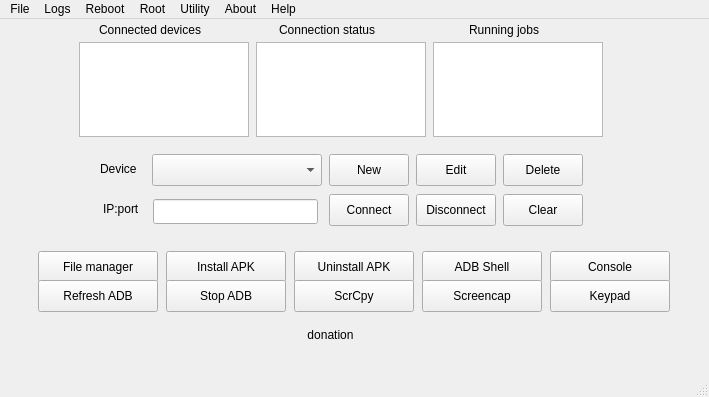
<?xml version="1.0" encoding="UTF-8"?>
<ui version="4.0">
 <class>MainWindow</class>
 <widget class="QMainWindow" name="MainWindow">
  <property name="geometry">
   <rect>
    <x>0</x>
    <y>0</y>
    <width>709</width>
    <height>397</height>
   </rect>
  </property>
  <property name="sizePolicy">
   <sizepolicy hsizetype="Preferred" vsizetype="Preferred">
    <horstretch>0</horstretch>
    <verstretch>0</verstretch>
   </sizepolicy>
  </property>
  <property name="windowTitle">
   <string>adbLink2</string>
  </property>
  <property name="styleSheet">
   <string notr="true"/>
  </property>
  <widget class="QWidget" name="centralWidget">
   <widget class="QLabel" name="server_running">
    <property name="geometry">
     <rect>
      <x>210</x>
      <y>440</y>
      <width>51</width>
      <height>20</height>
     </rect>
    </property>
    <property name="text">
     <string>server</string>
    </property>
   </widget>
   <widget class="QPushButton" name="donate">
    <property name="geometry">
     <rect>
      <x>180</x>
      <y>300</y>
      <width>301</width>
      <height>31</height>
     </rect>
    </property>
    <property name="focusPolicy">
     <enum>Qt::NoFocus</enum>
    </property>
    <property name="text">
     <string>donation</string>
    </property>
    <property name="iconSize">
     <size>
      <width>247</width>
      <height>26</height>
     </size>
    </property>
    <property name="flat">
     <bool>true</bool>
    </property>
   </widget>
   <widget class="QLabel" name="label_6">
    <property name="geometry">
     <rect>
      <x>279</x>
      <y>3</y>
      <width>111</width>
      <height>16</height>
     </rect>
    </property>
    <property name="text">
     <string>Connection status</string>
    </property>
   </widget>
   <widget class="QLabel" name="label_4">
    <property name="geometry">
     <rect>
      <x>99</x>
      <y>3</y>
      <width>117</width>
      <height>16</height>
     </rect>
    </property>
    <property name="text">
     <string>Connected devices</string>
    </property>
   </widget>
   <widget class="QLabel" name="label_7">
    <property name="geometry">
     <rect>
      <x>469</x>
      <y>3</y>
      <width>79</width>
      <height>16</height>
     </rect>
    </property>
    <property name="text">
     <string>Running jobs</string>
    </property>
   </widget>
   <widget class="QListWidget" name="listDevicesStatus">
    <property name="geometry">
     <rect>
      <x>256</x>
      <y>23</y>
      <width>170</width>
      <height>95</height>
     </rect>
    </property>
    <property name="minimumSize">
     <size>
      <width>170</width>
      <height>95</height>
     </size>
    </property>
    <property name="maximumSize">
     <size>
      <width>170</width>
      <height>95</height>
     </size>
    </property>
    <property name="focusPolicy">
     <enum>Qt::NoFocus</enum>
    </property>
    <property name="selectionMode">
     <enum>QAbstractItemView::NoSelection</enum>
    </property>
   </widget>
   <widget class="QListWidget" name="listRunningJobs">
    <property name="geometry">
     <rect>
      <x>433</x>
      <y>23</y>
      <width>170</width>
      <height>95</height>
     </rect>
    </property>
    <property name="minimumSize">
     <size>
      <width>170</width>
      <height>95</height>
     </size>
    </property>
    <property name="maximumSize">
     <size>
      <width>170</width>
      <height>95</height>
     </size>
    </property>
    <property name="focusPolicy">
     <enum>Qt::NoFocus</enum>
    </property>
    <property name="selectionMode">
     <enum>QAbstractItemView::NoSelection</enum>
    </property>
   </widget>
   <widget class="QListWidget" name="listDevices">
    <property name="geometry">
     <rect>
      <x>79</x>
      <y>23</y>
      <width>170</width>
      <height>95</height>
     </rect>
    </property>
    <property name="minimumSize">
     <size>
      <width>170</width>
      <height>95</height>
     </size>
    </property>
    <property name="maximumSize">
     <size>
      <width>170</width>
      <height>95</height>
     </size>
    </property>
    <property name="toolTip">
     <string>&lt;html&gt;&lt;head/&gt;&lt;body&gt;&lt;p&gt;Double-click device ID to start the file manager&lt;/p&gt;&lt;/body&gt;&lt;/html&gt;</string>
    </property>
    <property name="selectionMode">
     <enum>QAbstractItemView::SingleSelection</enum>
    </property>
    <property name="currentRow">
     <number>-1</number>
    </property>
   </widget>
   <widget class="QProgressBar" name="progressBar">
    <property name="enabled">
     <bool>true</bool>
    </property>
    <property name="geometry">
     <rect>
      <x>300</x>
      <y>500</y>
      <width>118</width>
      <height>16</height>
     </rect>
    </property>
    <property name="value">
     <number>25</number>
    </property>
    <property name="textVisible">
     <bool>false</bool>
    </property>
   </widget>
   <widget class="QPushButton" name="scrcpyOpen">
    <property name="geometry">
     <rect>
      <x>20</x>
      <y>490</y>
      <width>120</width>
      <height>32</height>
     </rect>
    </property>
    <property name="minimumSize">
     <size>
      <width>120</width>
      <height>32</height>
     </size>
    </property>
    <property name="maximumSize">
     <size>
      <width>120</width>
      <height>32</height>
     </size>
    </property>
    <property name="focusPolicy">
     <enum>Qt::NoFocus</enum>
    </property>
    <property name="toolTip">
     <string>&lt;html&gt;&lt;head/&gt;&lt;body&gt;&lt;p&gt;Open ScrCpy.  Shortcut: Ctrl-R&lt;/p&gt;&lt;/body&gt;&lt;/html&gt;</string>
    </property>
    <property name="text">
     <string>ScrCpy</string>
    </property>
   </widget>
   <widget class="QPushButton" name="pushButton">
    <property name="geometry">
     <rect>
      <x>160</x>
      <y>490</y>
      <width>93</width>
      <height>29</height>
     </rect>
    </property>
    <property name="text">
     <string>PushButton</string>
    </property>
   </widget>
   <widget class="QPushButton" name="backupButton">
    <property name="geometry">
     <rect>
      <x>0</x>
      <y>620</y>
      <width>120</width>
      <height>32</height>
     </rect>
    </property>
    <property name="minimumSize">
     <size>
      <width>120</width>
      <height>32</height>
     </size>
    </property>
    <property name="maximumSize">
     <size>
      <width>120</width>
      <height>32</height>
     </size>
    </property>
    <property name="focusPolicy">
     <enum>Qt::NoFocus</enum>
    </property>
    <property name="toolTip">
     <string>&lt;html&gt;&lt;head/&gt;&lt;body&gt;&lt;p&gt;Backup Kodi's data files. Shortcut: Ctrl-J&lt;/p&gt;&lt;/body&gt;&lt;/html&gt;</string>
    </property>
    <property name="text">
     <string>Backup</string>
    </property>
   </widget>
   <widget class="QPushButton" name="splashButton">
    <property name="geometry">
     <rect>
      <x>10</x>
      <y>590</y>
      <width>120</width>
      <height>32</height>
     </rect>
    </property>
    <property name="minimumSize">
     <size>
      <width>120</width>
      <height>32</height>
     </size>
    </property>
    <property name="maximumSize">
     <size>
      <width>120</width>
      <height>32</height>
     </size>
    </property>
    <property name="focusPolicy">
     <enum>Qt::NoFocus</enum>
    </property>
    <property name="toolTip">
     <string>&lt;html&gt;&lt;head/&gt;&lt;body&gt;&lt;p&gt;Give Kodi a custom splash screen. Shortcut: Ctrl-V&lt;/p&gt;&lt;/body&gt;&lt;/html&gt;</string>
    </property>
    <property name="text">
     <string>Splash Screen</string>
    </property>
   </widget>
   <widget class="QPushButton" name="mvdataButton">
    <property name="geometry">
     <rect>
      <x>310</x>
      <y>630</y>
      <width>120</width>
      <height>32</height>
     </rect>
    </property>
    <property name="minimumSize">
     <size>
      <width>120</width>
      <height>32</height>
     </size>
    </property>
    <property name="maximumSize">
     <size>
      <width>120</width>
      <height>32</height>
     </size>
    </property>
    <property name="focusPolicy">
     <enum>Qt::NoFocus</enum>
    </property>
    <property name="toolTip">
     <string>&lt;html&gt;&lt;head/&gt;&lt;body&gt;&lt;p&gt;Move Kodi data to/from external partition. Shortcut: Ctrl-N&lt;/p&gt;&lt;/body&gt;&lt;/html&gt;</string>
    </property>
    <property name="text">
     <string>Move Kodi Data</string>
    </property>
   </widget>
   <widget class="QPushButton" name="restoreButton">
    <property name="geometry">
     <rect>
      <x>150</x>
      <y>620</y>
      <width>120</width>
      <height>32</height>
     </rect>
    </property>
    <property name="minimumSize">
     <size>
      <width>120</width>
      <height>32</height>
     </size>
    </property>
    <property name="maximumSize">
     <size>
      <width>120</width>
      <height>32</height>
     </size>
    </property>
    <property name="focusPolicy">
     <enum>Qt::NoFocus</enum>
    </property>
    <property name="toolTip">
     <string>&lt;html&gt;&lt;head/&gt;&lt;body&gt;&lt;p&gt;Restore Kodi's data files. Shortcut: Ctrl-K&lt;/p&gt;&lt;/body&gt;&lt;/html&gt;</string>
    </property>
    <property name="text">
     <string>Restore</string>
    </property>
   </widget>
   <widget class="QPushButton" name="pushTimers">
    <property name="geometry">
     <rect>
      <x>300</x>
      <y>590</y>
      <width>98</width>
      <height>32</height>
     </rect>
    </property>
    <property name="toolTip">
     <string>Edit rimers for Sleep and Screensaver</string>
    </property>
    <property name="text">
     <string>Edit Timers</string>
    </property>
   </widget>
   <widget class="QPushButton" name="cacheButton">
    <property name="geometry">
     <rect>
      <x>160</x>
      <y>590</y>
      <width>120</width>
      <height>32</height>
     </rect>
    </property>
    <property name="minimumSize">
     <size>
      <width>120</width>
      <height>32</height>
     </size>
    </property>
    <property name="maximumSize">
     <size>
      <width>120</width>
      <height>32</height>
     </size>
    </property>
    <property name="focusPolicy">
     <enum>Qt::NoFocus</enum>
    </property>
    <property name="toolTip">
     <string>&lt;html&gt;&lt;head/&gt;&lt;body&gt;&lt;p&gt;Adjust Kodi's video cache settings. Shortcut: Ctrl-S&lt;/p&gt;&lt;/body&gt;&lt;/html&gt;</string>
    </property>
    <property name="text">
     <string>Edit Cache</string>
    </property>
   </widget>
   <widget class="QPushButton" name="editXML">
    <property name="geometry">
     <rect>
      <x>530</x>
      <y>490</y>
      <width>120</width>
      <height>32</height>
     </rect>
    </property>
    <property name="minimumSize">
     <size>
      <width>120</width>
      <height>32</height>
     </size>
    </property>
    <property name="maximumSize">
     <size>
      <width>120</width>
      <height>32</height>
     </size>
    </property>
    <property name="focusPolicy">
     <enum>Qt::NoFocus</enum>
    </property>
    <property name="toolTip">
     <string>&lt;html&gt;&lt;head/&gt;&lt;body&gt;&lt;p&gt;Give Kodi a custom splash screen. Shortcut: Ctrl-V&lt;/p&gt;&lt;/body&gt;&lt;/html&gt;</string>
    </property>
    <property name="text">
     <string>Edit XML</string>
    </property>
   </widget>
   <widget class="QPushButton" name="newRecord">
    <property name="geometry">
     <rect>
      <x>329</x>
      <y>135</y>
      <width>80</width>
      <height>32</height>
     </rect>
    </property>
    <property name="minimumSize">
     <size>
      <width>80</width>
      <height>32</height>
     </size>
    </property>
    <property name="maximumSize">
     <size>
      <width>80</width>
      <height>32</height>
     </size>
    </property>
    <property name="focusPolicy">
     <enum>Qt::NoFocus</enum>
    </property>
    <property name="toolTip">
     <string>&lt;html&gt;&lt;head/&gt;&lt;body&gt;&lt;p&gt;Create new device record. Shortcut: Ctrl-B&lt;/p&gt;&lt;/body&gt;&lt;/html&gt;</string>
    </property>
    <property name="text">
     <string>New</string>
    </property>
   </widget>
   <widget class="QPushButton" name="editRecord">
    <property name="geometry">
     <rect>
      <x>416</x>
      <y>135</y>
      <width>80</width>
      <height>32</height>
     </rect>
    </property>
    <property name="minimumSize">
     <size>
      <width>80</width>
      <height>32</height>
     </size>
    </property>
    <property name="maximumSize">
     <size>
      <width>80</width>
      <height>32</height>
     </size>
    </property>
    <property name="focusPolicy">
     <enum>Qt::NoFocus</enum>
    </property>
    <property name="toolTip">
     <string>&lt;html&gt;&lt;head/&gt;&lt;body&gt;&lt;p&gt;Edit device record. Shortcut: Ctrl-C&lt;/p&gt;&lt;/body&gt;&lt;/html&gt;</string>
    </property>
    <property name="text">
     <string>Edit</string>
    </property>
   </widget>
   <widget class="QPushButton" name="delRecord">
    <property name="geometry">
     <rect>
      <x>503</x>
      <y>135</y>
      <width>80</width>
      <height>32</height>
     </rect>
    </property>
    <property name="minimumSize">
     <size>
      <width>80</width>
      <height>32</height>
     </size>
    </property>
    <property name="maximumSize">
     <size>
      <width>80</width>
      <height>32</height>
     </size>
    </property>
    <property name="focusPolicy">
     <enum>Qt::NoFocus</enum>
    </property>
    <property name="toolTip">
     <string>&lt;html&gt;&lt;head/&gt;&lt;body&gt;&lt;p&gt;Delete device record. Shortcut: Ctrl-D&lt;/p&gt;&lt;/body&gt;&lt;/html&gt;</string>
    </property>
    <property name="text">
     <string>Delete</string>
    </property>
   </widget>
   <widget class="QPushButton" name="connButton">
    <property name="geometry">
     <rect>
      <x>329</x>
      <y>175</y>
      <width>80</width>
      <height>32</height>
     </rect>
    </property>
    <property name="minimumSize">
     <size>
      <width>80</width>
      <height>32</height>
     </size>
    </property>
    <property name="maximumSize">
     <size>
      <width>80</width>
      <height>32</height>
     </size>
    </property>
    <property name="focusPolicy">
     <enum>Qt::NoFocus</enum>
    </property>
    <property name="toolTip">
     <string>&lt;html&gt;&lt;head/&gt;&lt;body&gt;&lt;p&gt;Connect android device via IP address. Shortcut: Ctrl-E&lt;/p&gt;&lt;/body&gt;&lt;/html&gt;</string>
    </property>
    <property name="text">
     <string>Connect</string>
    </property>
   </widget>
   <widget class="QPushButton" name="disButton">
    <property name="geometry">
     <rect>
      <x>416</x>
      <y>175</y>
      <width>80</width>
      <height>32</height>
     </rect>
    </property>
    <property name="minimumSize">
     <size>
      <width>80</width>
      <height>32</height>
     </size>
    </property>
    <property name="maximumSize">
     <size>
      <width>80</width>
      <height>32</height>
     </size>
    </property>
    <property name="focusPolicy">
     <enum>Qt::NoFocus</enum>
    </property>
    <property name="toolTip">
     <string>&lt;html&gt;&lt;head/&gt;&lt;body&gt;&lt;p&gt;Disconnect android device connected via IP address. Shortcut: Ctrl-F&lt;/p&gt;&lt;/body&gt;&lt;/html&gt;</string>
    </property>
    <property name="text">
     <string>Disconnect</string>
    </property>
   </widget>
   <widget class="QPushButton" name="clearButton">
    <property name="geometry">
     <rect>
      <x>503</x>
      <y>175</y>
      <width>80</width>
      <height>32</height>
     </rect>
    </property>
    <property name="minimumSize">
     <size>
      <width>80</width>
      <height>21</height>
     </size>
    </property>
    <property name="maximumSize">
     <size>
      <width>80</width>
      <height>16777215</height>
     </size>
    </property>
    <property name="focusPolicy">
     <enum>Qt::NoFocus</enum>
    </property>
    <property name="toolTip">
     <string>&lt;html&gt;&lt;head/&gt;&lt;body&gt;&lt;p&gt;Clear ad hoc IP/port. Shortcut: Ctrl-Y&lt;/p&gt;&lt;/body&gt;&lt;/html&gt;</string>
    </property>
    <property name="text">
     <string>Clear</string>
    </property>
   </widget>
   <widget class="QLabel" name="label_2">
    <property name="geometry">
     <rect>
      <x>103</x>
      <y>180</y>
      <width>43</width>
      <height>20</height>
     </rect>
    </property>
    <property name="text">
     <string>IP:port</string>
    </property>
   </widget>
   <widget class="QLineEdit" name="adhocip">
    <property name="geometry">
     <rect>
      <x>153</x>
      <y>180</y>
      <width>165</width>
      <height>25</height>
     </rect>
    </property>
    <property name="minimumSize">
     <size>
      <width>165</width>
      <height>0</height>
     </size>
    </property>
    <property name="maximumSize">
     <size>
      <width>165</width>
      <height>16777215</height>
     </size>
    </property>
    <property name="toolTip">
     <string>&lt;html&gt;&lt;head/&gt;&lt;body&gt;&lt;p&gt;IP address of ad hoc device. Use this to connect to devices that are not entered into the adbLink database. You can also specify a port by appending :&amp;lt;port&amp;gt; to the IP address.&lt;/p&gt;&lt;/body&gt;&lt;/html&gt;</string>
    </property>
   </widget>
   <widget class="QComboBox" name="deviceBox">
    <property name="geometry">
     <rect>
      <x>152</x>
      <y>135</y>
      <width>170</width>
      <height>32</height>
     </rect>
    </property>
    <property name="minimumSize">
     <size>
      <width>170</width>
      <height>32</height>
     </size>
    </property>
    <property name="maximumSize">
     <size>
      <width>170</width>
      <height>32</height>
     </size>
    </property>
    <property name="focusPolicy">
     <enum>Qt::NoFocus</enum>
    </property>
    <property name="toolTip">
     <string>&lt;html&gt;&lt;head/&gt;&lt;body&gt;&lt;p&gt;Select device via this dropdown menu&lt;/p&gt;&lt;/body&gt;&lt;/html&gt;</string>
    </property>
    <property name="editable">
     <bool>false</bool>
    </property>
   </widget>
   <widget class="QLabel" name="label_5">
    <property name="geometry">
     <rect>
      <x>100</x>
      <y>140</y>
      <width>45</width>
      <height>20</height>
     </rect>
    </property>
    <property name="text">
     <string>Device</string>
    </property>
   </widget>
   <widget class="QWidget" name="layoutWidget">
    <property name="geometry">
     <rect>
      <x>25</x>
      <y>221</y>
      <width>658</width>
      <height>73</height>
     </rect>
    </property>
    <layout class="QGridLayout" name="gridLayout">
     <item row="0" column="0">
      <widget class="QPushButton" name="fmButton">
       <property name="minimumSize">
        <size>
         <width>120</width>
         <height>32</height>
        </size>
       </property>
       <property name="maximumSize">
        <size>
         <width>120</width>
         <height>32</height>
        </size>
       </property>
       <property name="focusPolicy">
        <enum>Qt::NoFocus</enum>
       </property>
       <property name="toolTip">
        <string>&lt;html&gt;&lt;head/&gt;&lt;body&gt;&lt;p&gt;Open file manager for selected device. Shortcut: Ctrl-G&lt;/p&gt;&lt;/body&gt;&lt;/html&gt;</string>
       </property>
       <property name="text">
        <string>File manager</string>
       </property>
      </widget>
     </item>
     <item row="0" column="1">
      <widget class="QPushButton" name="sideload_Button">
       <property name="minimumSize">
        <size>
         <width>120</width>
         <height>32</height>
        </size>
       </property>
       <property name="maximumSize">
        <size>
         <width>120</width>
         <height>32</height>
        </size>
       </property>
       <property name="toolTip">
        <string>&lt;html&gt;&lt;head/&gt;&lt;body&gt;&lt;p&gt;Install app(s) to device. Shortcut: Ctrl-L&lt;/p&gt;&lt;/body&gt;&lt;/html&gt;</string>
       </property>
       <property name="text">
        <string>Install APK</string>
       </property>
      </widget>
     </item>
     <item row="0" column="2">
      <widget class="QPushButton" name="uninstall_Button">
       <property name="minimumSize">
        <size>
         <width>120</width>
         <height>32</height>
        </size>
       </property>
       <property name="maximumSize">
        <size>
         <width>120</width>
         <height>32</height>
        </size>
       </property>
       <property name="focusPolicy">
        <enum>Qt::NoFocus</enum>
       </property>
       <property name="toolTip">
        <string>&lt;html&gt;&lt;head/&gt;&lt;body&gt;&lt;p&gt;Unistall app from device. Shortcut: Ctrl-M&lt;/p&gt;&lt;/body&gt;&lt;/html&gt;</string>
       </property>
       <property name="text">
        <string>Uninstall APK</string>
       </property>
      </widget>
     </item>
     <item row="0" column="3">
      <widget class="QPushButton" name="adbshellButton">
       <property name="minimumSize">
        <size>
         <width>120</width>
         <height>32</height>
        </size>
       </property>
       <property name="maximumSize">
        <size>
         <width>120</width>
         <height>32</height>
        </size>
       </property>
       <property name="focusPolicy">
        <enum>Qt::NoFocus</enum>
       </property>
       <property name="toolTip">
        <string>&lt;html&gt;&lt;head/&gt;&lt;body&gt;&lt;p&gt;Open a terminal session on the connected device. Shortcut: Ctrl-I&lt;/p&gt;&lt;/body&gt;&lt;/html&gt;</string>
       </property>
       <property name="text">
        <string>ADB Shell</string>
       </property>
      </widget>
     </item>
     <item row="0" column="4">
      <widget class="QPushButton" name="doConsole">
       <property name="minimumSize">
        <size>
         <width>120</width>
         <height>32</height>
        </size>
       </property>
       <property name="maximumSize">
        <size>
         <width>120</width>
         <height>32</height>
        </size>
       </property>
       <property name="focusPolicy">
        <enum>Qt::NoFocus</enum>
       </property>
       <property name="toolTip">
        <string>&lt;html&gt;&lt;head/&gt;&lt;body&gt;&lt;p&gt;Open adb-capable command prompt. Shortcut: Ctrl-T&lt;/p&gt;&lt;/body&gt;&lt;/html&gt;</string>
       </property>
       <property name="text">
        <string>Console</string>
       </property>
      </widget>
     </item>
     <item row="1" column="0">
      <widget class="QPushButton" name="refreshConnectedDevices">
       <property name="minimumSize">
        <size>
         <width>120</width>
         <height>32</height>
        </size>
       </property>
       <property name="maximumSize">
        <size>
         <width>120</width>
         <height>32</height>
        </size>
       </property>
       <property name="focusPolicy">
        <enum>Qt::NoFocus</enum>
       </property>
       <property name="toolTip">
        <string>&lt;html&gt;&lt;head/&gt;&lt;body&gt;&lt;p&gt;Refresh ADB server. Shortcut: Ctrl-P&lt;/p&gt;&lt;/body&gt;&lt;/html&gt;</string>
       </property>
       <property name="text">
        <string>Refresh ADB</string>
       </property>
      </widget>
     </item>
     <item row="1" column="1">
      <widget class="QPushButton" name="killServer">
       <property name="minimumSize">
        <size>
         <width>120</width>
         <height>32</height>
        </size>
       </property>
       <property name="maximumSize">
        <size>
         <width>120</width>
         <height>32</height>
        </size>
       </property>
       <property name="focusPolicy">
        <enum>Qt::NoFocus</enum>
       </property>
       <property name="toolTip">
        <string>&lt;html&gt;&lt;head/&gt;&lt;body&gt;&lt;p&gt;Stop ADB server. Shortcut: Ctrl-Z&lt;/p&gt;&lt;/body&gt;&lt;/html&gt;</string>
       </property>
       <property name="text">
        <string>Stop ADB</string>
       </property>
       <property name="checkable">
        <bool>false</bool>
       </property>
      </widget>
     </item>
     <item row="1" column="2">
      <widget class="QPushButton" name="scpyButton">
       <property name="minimumSize">
        <size>
         <width>120</width>
         <height>32</height>
        </size>
       </property>
       <property name="maximumSize">
        <size>
         <width>120</width>
         <height>32</height>
        </size>
       </property>
       <property name="toolTip">
        <string>&lt;html&gt;&lt;head/&gt;&lt;body&gt;&lt;p&gt;Start the scrcpy Android screen viewer. Shortcut: Ctrl-R&lt;/p&gt;&lt;/body&gt;&lt;/html&gt;</string>
       </property>
       <property name="text">
        <string>ScrCpy</string>
       </property>
      </widget>
     </item>
     <item row="1" column="3">
      <widget class="QPushButton" name="screencapButton">
       <property name="minimumSize">
        <size>
         <width>120</width>
         <height>32</height>
        </size>
       </property>
       <property name="maximumSize">
        <size>
         <width>120</width>
         <height>32</height>
        </size>
       </property>
       <property name="focusPolicy">
        <enum>Qt::NoFocus</enum>
       </property>
       <property name="toolTip">
        <string>&lt;html&gt;&lt;head/&gt;&lt;body&gt;&lt;p&gt;Get screen capture from device. Shortcut: Ctrl-W&lt;/p&gt;&lt;/body&gt;&lt;/html&gt;</string>
       </property>
       <property name="text">
        <string>Screencap</string>
       </property>
      </widget>
     </item>
     <item row="1" column="4">
      <widget class="QPushButton" name="keypadButton">
       <property name="minimumSize">
        <size>
         <width>120</width>
         <height>32</height>
        </size>
       </property>
       <property name="maximumSize">
        <size>
         <width>120</width>
         <height>32</height>
        </size>
       </property>
       <property name="focusPolicy">
        <enum>Qt::NoFocus</enum>
       </property>
       <property name="toolTip">
        <string>&lt;html&gt;&lt;head/&gt;&lt;body&gt;&lt;p&gt;Remote Android keypad. Shortcut: Ctrl-U&lt;/p&gt;&lt;/body&gt;&lt;/html&gt;</string>
       </property>
       <property name="text">
        <string>Keypad</string>
       </property>
      </widget>
     </item>
    </layout>
   </widget>
  </widget>
  <widget class="QStatusBar" name="statusBar"/>
  <widget class="QMenuBar" name="menuBar">
   <property name="geometry">
    <rect>
     <x>0</x>
     <y>0</y>
     <width>709</width>
     <height>24</height>
    </rect>
   </property>
   <widget class="QMenu" name="menuFile">
    <property name="title">
     <string>File</string>
    </property>
    <addaction name="actionPreferences"/>
    <addaction name="separator"/>
    <addaction name="actionQuit"/>
   </widget>
   <widget class="QMenu" name="menuAbout">
    <property name="title">
     <string>About</string>
    </property>
    <addaction name="actionAbout"/>
   </widget>
   <widget class="QMenu" name="menuHelp">
    <property name="title">
     <string>Help</string>
    </property>
    <addaction name="actionHelp"/>
   </widget>
   <widget class="QMenu" name="menuLogs">
    <property name="title">
     <string>Logs</string>
    </property>
    <addaction name="actionView_adbLink_Log"/>
   </widget>
   <widget class="QMenu" name="menuReboot">
    <property name="title">
     <string>Reboot</string>
    </property>
    <addaction name="actionReboot"/>
    <addaction name="actionRecovery"/>
    <addaction name="actionReboot_bootloader"/>
   </widget>
   <widget class="QMenu" name="menuRoot">
    <property name="title">
     <string>Root</string>
    </property>
    <addaction name="actionMount_system_RO"/>
    <addaction name="actionMount_system_RW"/>
   </widget>
   <widget class="QMenu" name="menuUtility">
    <property name="title">
     <string>Utility</string>
    </property>
    <addaction name="actionReiinstall_Busybox"/>
    <addaction name="actionPaste_path"/>
    <addaction name="actionStop_Application"/>
    <addaction name="actionStart_Application"/>
    <addaction name="actionSet_Kodi_permissions"/>
    <addaction name="actionGet_UID_from_APK_file"/>
    <addaction name="actionArchitecture"/>
    <addaction name="actionOculus_VR"/>
    <addaction name="actionSend_text"/>
    <addaction name="actionSleep_adjust"/>
    <addaction name="View_Changelog"/>
    <addaction name="Erase_adbLink_database"/>
    <addaction name="actionWireless_ADBD"/>
    <addaction name="actionTest_adb_connection"/>
   </widget>
   <addaction name="menuFile"/>
   <addaction name="menuLogs"/>
   <addaction name="menuReboot"/>
   <addaction name="menuRoot"/>
   <addaction name="menuUtility"/>
   <addaction name="menuAbout"/>
   <addaction name="menuHelp"/>
  </widget>
  <action name="actionAbout">
   <property name="text">
    <string>About</string>
   </property>
  </action>
  <action name="actionQuit">
   <property name="text">
    <string>Quit</string>
   </property>
   <property name="toolTip">
    <string>Quit adbLink</string>
   </property>
  </action>
  <action name="actionHelp">
   <property name="text">
    <string>Help</string>
   </property>
  </action>
  <action name="actionReboot">
   <property name="text">
    <string>Reboot device</string>
   </property>
  </action>
  <action name="actionRecovery">
   <property name="text">
    <string>Reboot recovery</string>
   </property>
   <property name="toolTip">
    <string>Reboot Recovery</string>
   </property>
  </action>
  <action name="actionDownload_Kodi">
   <property name="text">
    <string>Download Kodi</string>
   </property>
  </action>
  <action name="actionView_Kodi_Log">
   <property name="text">
    <string>View Kodi Log</string>
   </property>
   <property name="toolTip">
    <string>View/Copy Kodi Log</string>
   </property>
  </action>
  <action name="actionView_adbLink_Log">
   <property name="text">
    <string>View adbLink Log</string>
   </property>
   <property name="toolTip">
    <string>View/Copy adbLink Log</string>
   </property>
  </action>
  <action name="actionEdit_XML_files">
   <property name="text">
    <string>Edit XML files</string>
   </property>
  </action>
  <action name="actionPaste_path">
   <property name="text">
    <string>Path to clipboard</string>
   </property>
   <property name="toolTip">
    <string>Copy path to clipboard. Paste path into ADB Shell </string>
   </property>
  </action>
  <action name="actionTest_adb_connection">
   <property name="text">
    <string>Logcat</string>
   </property>
   <property name="toolTip">
    <string>Test adb connection</string>
   </property>
  </action>
  <action name="actionStop_Application">
   <property name="text">
    <string>Stop Application</string>
   </property>
  </action>
  <action name="actionStart_Application">
   <property name="text">
    <string>Start Application</string>
   </property>
  </action>
  <action name="actionMount_system_RO">
   <property name="text">
    <string>Mount /  RO</string>
   </property>
   <property name="toolTip">
    <string>Mount / partition read-only</string>
   </property>
  </action>
  <action name="actionMount_system_RW">
   <property name="text">
    <string>Mount /  RW</string>
   </property>
   <property name="toolTip">
    <string>Mount /  partition read-write</string>
   </property>
  </action>
  <action name="actionWireless_ADBD">
   <property name="text">
    <string>Wireless ADBD</string>
   </property>
   <property name="toolTip">
    <string>Enable adb debugging over wifi</string>
   </property>
  </action>
  <action name="actionKodi_data_usage">
   <property name="text">
    <string>Kodi data usage</string>
   </property>
   <property name="toolTip">
    <string>Show Kodi's data usage</string>
   </property>
  </action>
  <action name="actionReboot_bootloader">
   <property name="text">
    <string>Reboot bootloader</string>
   </property>
  </action>
  <action name="actionPreferences">
   <property name="text">
    <string>Preferences</string>
   </property>
   <property name="toolTip">
    <string>Application preferences</string>
   </property>
  </action>
  <action name="actionDown_SPMC">
   <property name="text">
    <string>Download SPMC</string>
   </property>
   <property name="toolTip">
    <string>Download SPMC</string>
   </property>
  </action>
  <action name="actionGet_package_name">
   <property name="text">
    <string>Get package name</string>
   </property>
   <property name="toolTip">
    <string>Get package name of android program</string>
   </property>
  </action>
  <action name="actionReiinstall_Busybox">
   <property name="text">
    <string>Reinstall Busybox</string>
   </property>
   <property name="toolTip">
    <string>Reinstall Busybox</string>
   </property>
  </action>
  <action name="actionSleep_adjust">
   <property name="text">
    <string>Set timers</string>
   </property>
   <property name="toolTip">
    <string>Set sleep/screensaver timers</string>
   </property>
  </action>
  <action name="actiondelthumb">
   <property name="text">
    <string>Del Thumbnails</string>
   </property>
  </action>
  <action name="actionPush_remote">
   <property name="text">
    <string>Push remote</string>
   </property>
  </action>
  <action name="actionInstall_XAPK">
   <property name="text">
    <string>Install XAPK</string>
   </property>
  </action>
  <action name="actionCreate_kodi_data">
   <property name="text">
    <string>Create kodi_data</string>
   </property>
   <property name="toolTip">
    <string>Create kodi_data for Android 11</string>
   </property>
  </action>
  <action name="Erase_adbLink_database">
   <property name="text">
    <string>Erase database</string>
   </property>
  </action>
  <action name="actionArchitecture">
   <property name="text">
    <string>System information</string>
   </property>
   <property name="toolTip">
    <string>Show system information</string>
   </property>
  </action>
  <action name="View_Changelog">
   <property name="text">
    <string>View changelog</string>
   </property>
  </action>
  <action name="actionConnect_WSA">
   <property name="text">
    <string>Connect WSA</string>
   </property>
   <property name="toolTip">
    <string>Connect to Windows Subsystem for Android</string>
   </property>
  </action>
  <action name="actionSet_Kodi_permissions">
   <property name="text">
    <string>Set app permissions</string>
   </property>
   <property name="toolTip">
    <string>Set app MANAGE_EXTERNAL_STORAGE permissions</string>
   </property>
  </action>
  <action name="actionGet_UID_from_APK_file">
   <property name="text">
    <string>Get package name</string>
   </property>
  </action>
  <action name="actionOculus_VR">
   <property name="text">
    <string>Quest Headset</string>
   </property>
   <property name="toolTip">
    <string>Oculus Quest values and flags</string>
   </property>
  </action>
  <action name="actionSend_text">
   <property name="text">
    <string>Send text to device</string>
   </property>
   <property name="toolTip">
    <string>Send text to Android device</string>
   </property>
  </action>
 </widget>
 <layoutdefault spacing="6" margin="11"/>
 <resources/>
 <connections/>
</ui>
